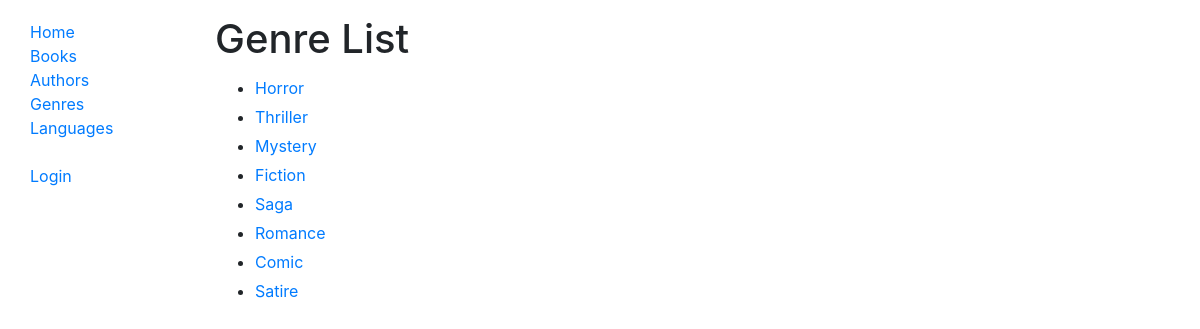
The page /catalog/genres/ on the database its author committed.
### catalog/models.py (models this page shows)
class Genre(models.Model):
    name = models.CharField('Genre', max_length=200, help_text='Enter a book genre (e.g. Science Fiction)')
    def get_absolute_url(self):
        return reverse('genre-detail', args=[str(self.id)])
    def __str__(self):
        return self.name

### catalog/views.py (the view)
# urls.py: path('genres/', views.genre_list_view, name='genres'),
def genre_list_view(request):
    genre_list = Genre.objects.all()
    context = {'genre_list': genre_list}
    return render(request, 'genre_list.html', context)

### catalog/templates/genre_list.html (shortened to what this page needs)
{% extends "base_generic.html" %}
{% block content %}
	<h1 style="padding-top: 15px">Genre List</h1>
	{% if genre_list %}
	<ul>
		{% for genre in genre_list %}
			<li style="padding-top: 5px">
				<a href="{{ genre.get_absolute_url }}">{{ genre }}</a>
			</li>
		{% endfor %}
	</ul>
	{% else %}
	<p>There are no genres defined.</p>
	{% endif %}
{% endblock %}

### rows shown on the page
Genre: name "Horror"
Genre: name "Thriller"
Genre: name "Mystery"
Genre: name "Fiction"
Genre: name "Saga"
Genre: name "Romance"
Genre: name "Comic"
Genre: name "Satire"
